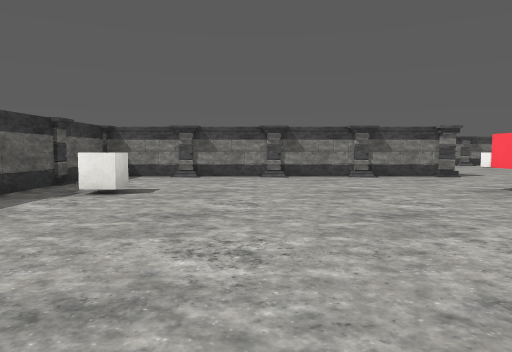
View 1 (above)

17 first-person views from a walk through a scene from a Unity 3-D project. The camera is 1.2 m above the floor, tilts 4° down and sees 70° across. The floor is counted in squares, 2 m on a side. Each view is taken from the middle of a square. On the plan, view 1 faces up. The plan holds only what a view shows up to about 10 squares ahead; the rest is blank. The place goes on beyond the plan. The player is left out. Some surface patterns are stand-ins.

View 2
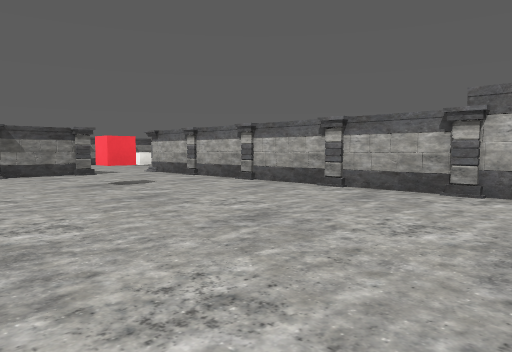

View 3
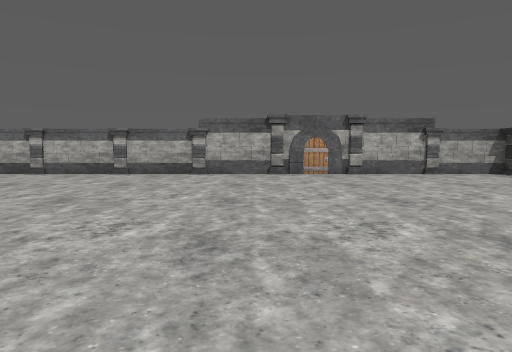

View 4
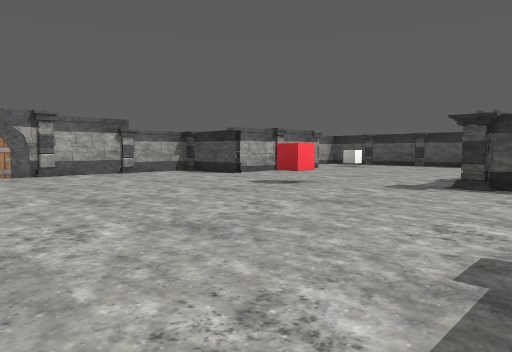

View 5
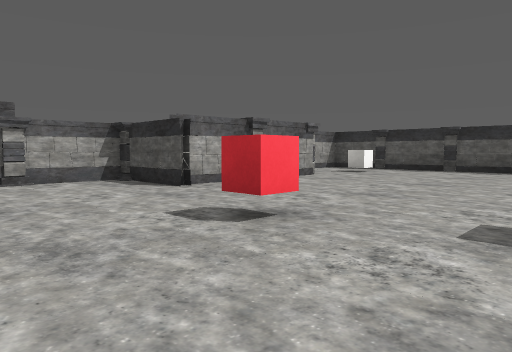

View 6
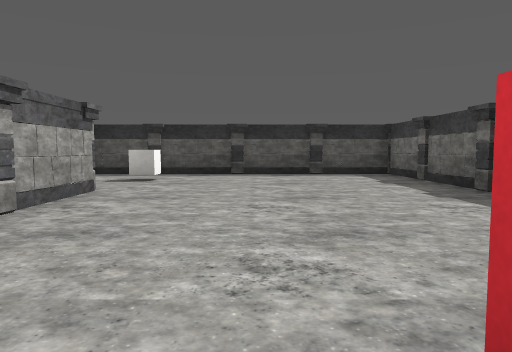

View 7
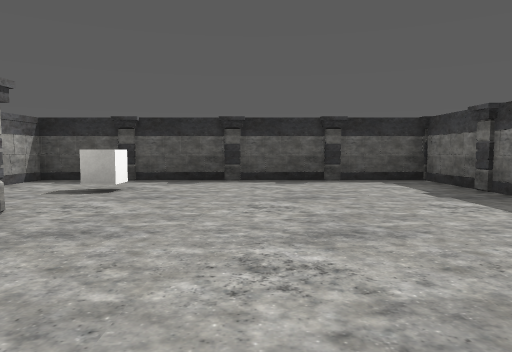

View 8
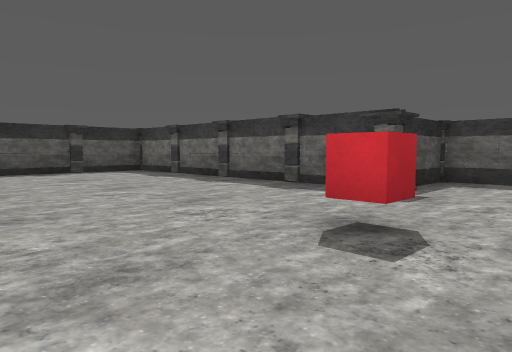

View 9
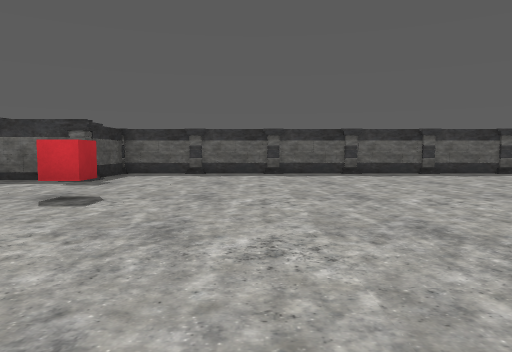

View 10
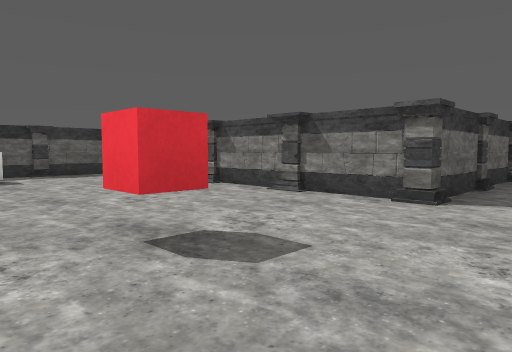

View 11
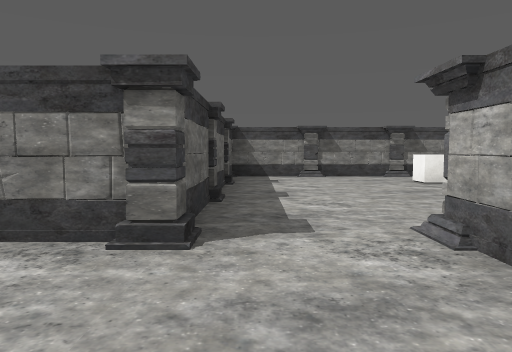

View 12
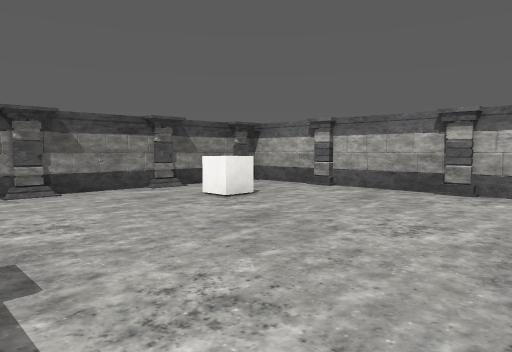

View 13
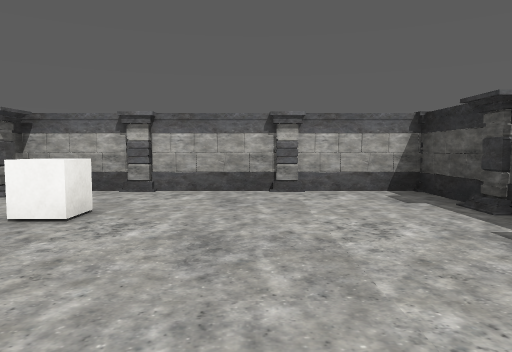

View 14
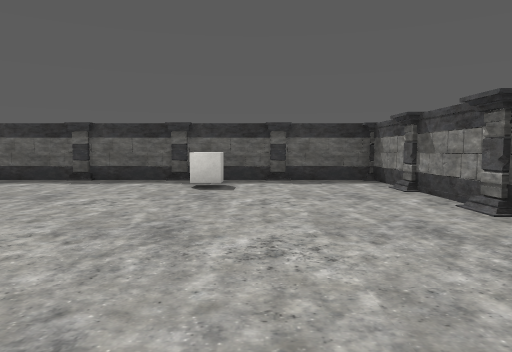

View 15
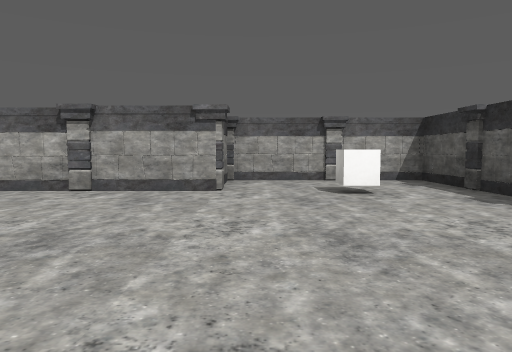

View 16
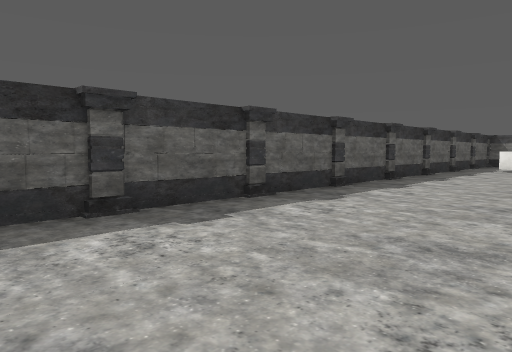

View 17
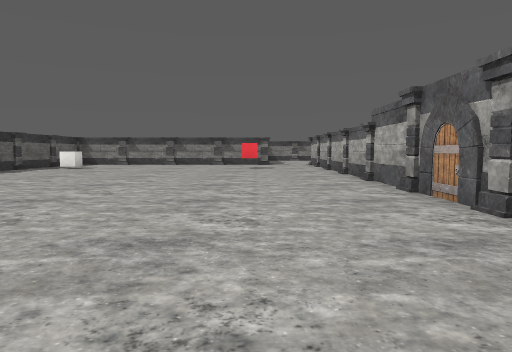

### Floor plan
Points are (right, up) in squares from view 1. A wall is a line through its corners. A room is listed if a view was taken in it or the views show most of it. See-through windows are left out.
Room 1 (views 1, 2, 3, 4, 5, 6, 7, 8, 9, 10, 11, 14, 15, 16, 17)
walls: (6.4, -3.3) (6.2, -2.7); (-1.4, -7.8) (-1.4, -15.4) (6.4, -15.3) (6.4, -11.5) (4.4, -11.4) (4.4, -7.4) (6.3, -7.4) (6.3, 7.5); (-3.6, -4.9) (-3.4, -5.3); (6.4, 1.7) (6.2, 2.2); (-3.6, -6.2) (-3.3, -6.6); (-3.3, 7.1) (-3.6, 6.7); (3.4, 8.4) (3, 8.3); (4.1, 8.3) (2.5, 8.5); (3, 8.5) (2.6, 8.2); (-0.2, 8.4) (-0.6, 8.2); (3.8, 8.5) (3.3, 8.2); (4.4, 8.4) (-3.5, 8.4) (-3.5, -7.4) (-1.2, -7.4)
low walls: (4.1, 8.4) (2.6, 8.3)
ways out: opening at (5.5, 8.5) to room 2
objects: cube (-2, 5); red cube (1, -6); cube (4, -13); red cube (4, 5)
Room 2 (views 12, 13)
walls: (8.4, 8.6) (10.4, 8.6) (10.4, 14.4) (4.4, 14.4) (4.4, 8.4); (10.3, 10.3) (10.5, 12.2); (6.3, 7.5) (6.3, 8.7)
ways out: opening at (5.5, 8.5) to room 1
objects: cube (8, 13)

Positions as (right, up) in squares from view 1, and headings:
1: (0, 0), facing up
2: (1, -1), facing up-right
3: (-3, -1), facing right
4: (-3, -1), facing down-right
5: (-1, -4), facing down-right
6: (2, -6), facing down
7: (2, -8), facing down
8: (4, -5), facing down-left
9: (6, -4), facing left
10: (6, 4), facing up-left
11: (5, 6), facing up
12: (5, 9), facing up-right
13: (5, 11), facing right
14: (4, 6), facing left
15: (-1, -12), facing right
16: (0, -7), facing up-left
17: (4, -7), facing up
